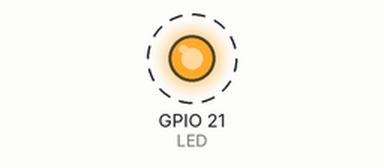
The program below on a simulated Raspberry Pi (BCM pin numbers). On the bench: output pins drawn as LEDs (lit = HIGH). Dashed ring = blinking.

Above: at 0.2 s.
Timing chart, 0 to 3.0 s (numbered marks = the images above):
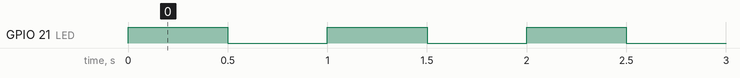

The program:

blink_one_led.py
```python
import RPi.GPIO as GPIO
import time

# GPO21
LED = 21

GPIO.setmode(GPIO.BCM)
GPIO.setwarnings(False)

GPIO.setup(LED, GPIO.OUT)

while True:
    GPIO.output(LED, GPIO.HIGH)

    time.sleep(0.5)

    GPIO.output(LED, GPIO.LOW)

    time.sleep(0.5)
```

Measured:
- by itself, GPIO 21 (LED): alternates HIGH for 0.50 s and LOW for 0.50 s
